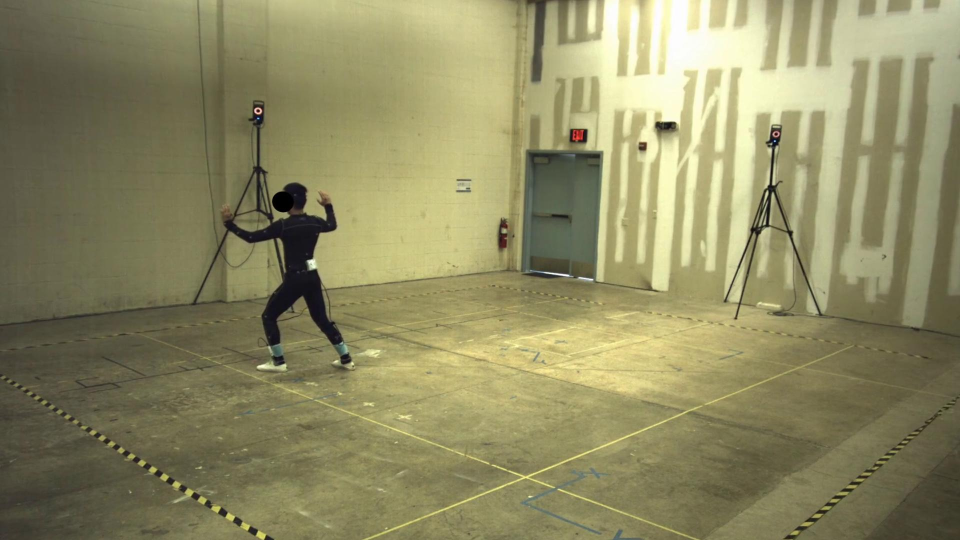
%> input picture im1corrected.jpg, 1920 x 1080 px (shown at 1/2 size)
$ octave task3_6.m   (GNU Octave 9; MATLAB toolbox functions it lacks are replaced by stand-ins)
%> lines starting %> are read from the running program, lines starting %| are printed output that depends on the picture
### get_F_by_eight_point_algo_with_Hartley_preconditioning.m
function F = get_F_by_eight_point_algo_with_Hartley_preconditioning(v1_points_2d, v2_points_2d)

    x1 = v1_points_2d(1,:)';
    y1 = v1_points_2d(2,:)';
    x2 = v2_points_2d(1,:)';
    y2 = v2_points_2d(2,:)';

    %do Hartley preconditioning
    mux = mean(x1);
    muy = mean(y1);
    stdxy = (std(x1)+std(y1))/2;
    T1 = [1 0 -mux; 0 1 -muy; 0 0 stdxy]/stdxy;
    nx1 = (x1-mux)/stdxy;
    ny1 = (y1-muy)/stdxy;
    mux = mean(x2);
    muy = mean(y2);
    stdxy = (std(x2)+std(y2))/2;
    T2 = [1 0 -mux; 0 1 -muy; 0 0 stdxy]/stdxy;
    nx2 = (x2-mux)/stdxy;
    ny2 = (y2-muy)/stdxy;

    A = [];
    for i=1:length(nx1);
        A(i,:) = [nx1(i)*nx2(i) nx1(i)*ny2(i) nx1(i) ny1(i)*nx2(i) ny1(i)*ny2(i) ny1(i) nx2(i) ny2(i) 1];
    end
    %get eigenvector associated with smallest eigenvalue of A' * A
    [u,d] = eigs(A' * A,1,'SM');
    F_normalized = reshape(u,3,3);

    %make F rank 2
    oldF = F_normalized;
    [U,D,V] = svd(F_normalized);
    D(3,3) = 0;
    F_unnormalized = U * D * V';

    %unnormalize F to undo the effects of Hartley preconditioning
    F = T2' * F_unnormalized * T1;

end

### display_epipolar_lines.m
function display_epipolar_lines(F, v1_points_2d, v2_points_2d, v1_image, v2_image, part_title_text)

    colors =  'bgrcmykbgrcmykbgrcmykbgrcmykbgrcmykbgrcmykbgrcmyk';

    im1 = v1_image;
    im2 = v2_image;
    x1 = v1_points_2d(1, :)';
    y1 = v1_points_2d(2, :)';
    x2 = v2_points_2d(1, :)';
    y2 = v2_points_2d(2, :)';
    v1_points = [x1, y1, ones(length(x1), 1)]';
    v2_points = [x2, y2, ones(length(x2), 1)]';

    %overlay epipolar lines on im2
    L = F * v1_points;
    [nr,nc,~] = size(im2);
    figure; clf; imagesc(im2); axis image;
    hold on; plot(x2,y2,'*'); hold off;
    hold on; title(part_title_text+" on camera v2"); hold off;
    for i=1:size(L,2)
        a = L(1,i); b = L(2,i); c=L(3,i);
        if (abs(a) > (abs(b)))
           ylo = 1; yhi = nr;
           xlo = (-b * ylo - c) / a;
           xhi = (-b * yhi - c) / a;
           hold on
           h=plot([xlo; xhi],[ylo; yhi], 'Color', colors(i), 'LineWidth', 2);
           hold off
        else
           xlo = 1; xhi = nc;
           ylo = (-a * xlo - c) / b;
           yhi = (-a * xhi - c) / b;
           hold on
           h=plot([xlo; xhi],[ylo; yhi], 'Color', colors(i), 'LineWidth', 2);
           hold off
        end
       drawnow;
    end
    pause(1);


    %overlay epipolar lines on im1
    L = (v2_points' * F)' ;
    [nr,nc,~] = size(im1);
    figure; clf; imagesc(im1); axis image;
    hold on; plot(x1,y1,'*'); hold off;
    hold on; title(part_title_text+" on camera v1"); hold off;
    for i=1:size(L,2)
        a = L(1,i); b = L(2,i); c=L(3,i);
        if (abs(a) > (abs(b)))
           ylo=0; yhi=nr;
           xlo = (-b * ylo - c) / a;
           xhi = (-b * yhi - c) / a;
           hold on
           h=plot([xlo; xhi],[ylo; yhi], 'Color',colors(i),'LineWidth',2);
           hold off
        else
           xlo=0; xhi=nc;
           ylo = (-a * xlo - c) / b;
           yhi = (-a * xhi - c) / b;
           hold on
           h=plot([xlo; xhi],[ylo; yhi], 'Color',colors(i),'LineWidth',2);
           hold off
        end
       drawnow;
    end
    pause(1);

end

### get_F_by_eight_point_algo_without_Hartley_preconditioning.m
function F = get_F_by_eight_point_algo_without_Hartley_preconditioning(v1_points_2d, v2_points_2d)
    x1 = v1_points_2d(1,:)';
    y1 = v1_points_2d(2,:)';
    x2 = v2_points_2d(1,:)';
    y2 = v2_points_2d(2,:)';

    nx1 = x1;
    ny1 = y1;
    nx2 = x2;
    ny2 = y2;

    A = [];
    for i=1:length(nx1);
        A(i,:) = [nx1(i)*nx2(i) nx1(i)*ny2(i) nx1(i) ny1(i)*nx2(i) ny1(i)*ny2(i) ny1(i) nx2(i) ny2(i) 1];
    end
    %get eigenvector associated with smallest eigenvalue of A' * A
    [u,d] = eigs(A' * A,1,'SM');
    F = reshape(u,3,3);

    %make F rank 2
    oldF = F;
    [U,D,V] = svd(F);
    D(3,3) = 0;
    F = U * D * V';

end

### task3_2.m
function points2d = task3_2(camera_file, mocap_points_3d_file, image_file, display)
    % part 2: Projecting 3D mocap points into 2D pixel locations

    camera = load(camera_file).Parameters;
    points3d = load(mocap_points_3d_file).pts3D;

    P = camera.Pmat;
    K = camera.Kmat;

    % Add a row of ones at the bottom (4-th row) of points,
    % for satisfying the later calculation.
    points3d(4,:)= 1;


    % project the 3d points to 2d
    tmp = K * (P * points3d);

    tmp(1,:) = tmp(1,:) ./ tmp(3, :);
    tmp(2,:) = tmp(2,:) ./ tmp(3, :);
    tmp(3,:) = 1;

    points2d = tmp(1:2,:);

    if (display)
        im1 = imread(image_file);
        figure;
        clf;
        imshow(im1);
        hold on;
        plot(points2d(1,:), points2d(2,:), 'r*', 'Linewidth', 1);
        hold off;
        pause(1);
    end;

end

### task3_6.m
% part 6: Compute the Fundamental matrix using the eight-point algorithm
% Needs an individual repeat about a version that don't use Hartley preconditioning

image1 = imread('im1corrected.jpg');
%> image1 is the input picture: size 1080x1920x3 uint8; mean R, G, B 142.4, 138.7, 99.3
image2 = imread('im2corrected.jpg');
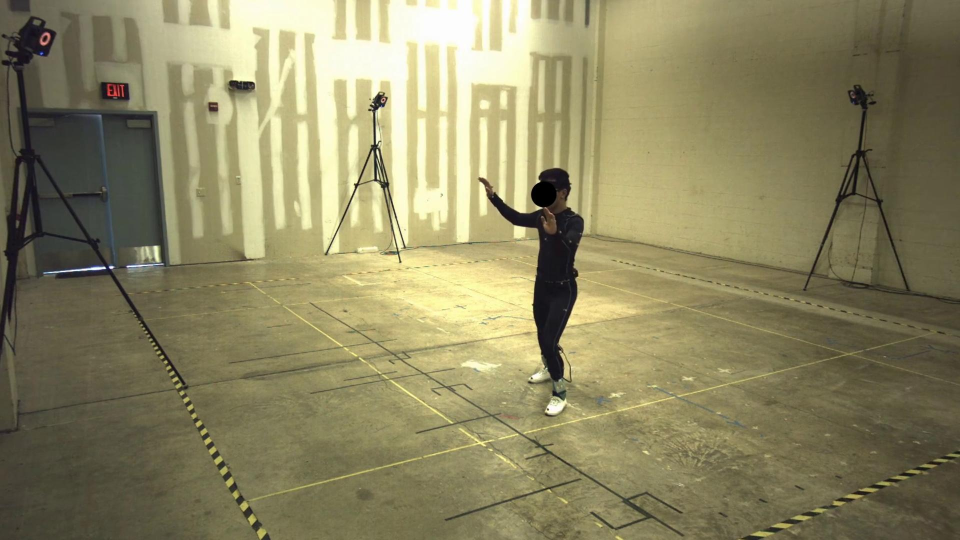
%> input picture im2corrected.jpg, 1920 x 1080 px (shown at 1/2 size)
%> image2 is the input picture: size 1080x1920x3 uint8; mean R, G, B 139.9, 134, 98
mocap_3d = load('mocapPoints3D.mat').pts3D';
addpath("./");

v1_points2d = task3_2('Parameters_V1_1.mat', 'mocapPoints3D.mat', 'im1corrected.jpg', 0);
v2_points2d = task3_2('Parameters_V2_1.mat', 'mocapPoints3D.mat', 'im2corrected.jpg', 0);

selected_indices = [1, 3, 5, 7, 10, 15, 20, 25, 30, 35, 39];
v1_points2d = v1_points2d(:, selected_indices);
v2_points2d = v2_points2d(:, selected_indices);

im = image1;
im2 = image2;

fprintf('Please select ten corresponding points on different planes in both images.\n');
fprintf('These points should represent the same physical locations in both views.\n');

% [8 lines of commented-out code are left out]

v1_points2d = [406, 1050, 1004, 1204, 1192, 1138, 1230, 1514, 1008, 704;
               718, 952,  622,  308,  562,  262,  222,  226,  446,  738];

figure;
imshow(image1);
hold on;
plot(v1_points2d(1,:), v1_points2d(2,:), 'co');
title('Ten points on multiple planes in camera v1.')
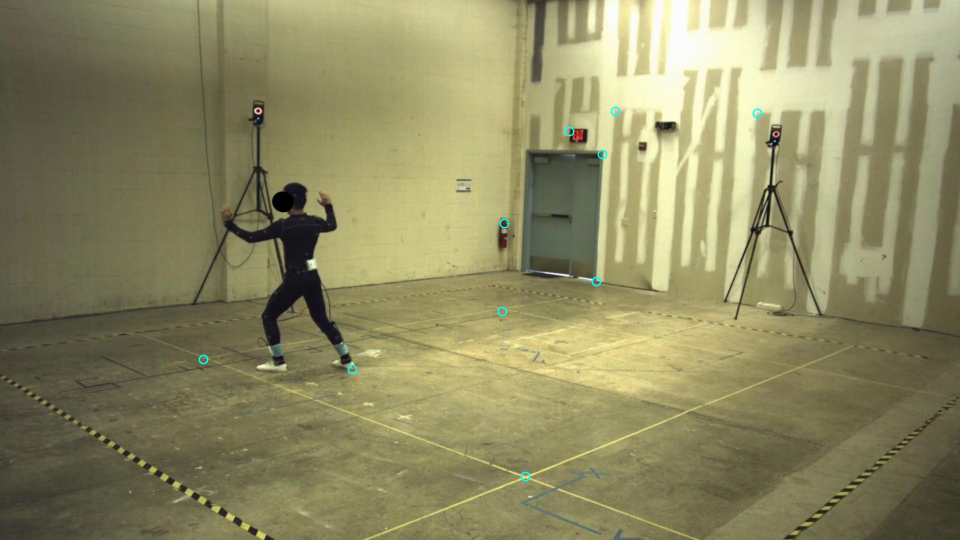
%> figure redrawn from the program's plot data; shown at 1/2 size; its title reads 'Ten points on multiple planes in camera v1.'
hold off;


% [8 lines of commented-out code are left out]

v2_points2d = [960, 1696, 566, 306, 328, 204, 334, 666, 26,  1092;
               884, 706,  608, 228, 526, 164, 126, 156, 424, 748];

figure;
imshow(image2);
hold on;
plot(v2_points2d(1,:), v2_points2d(2,:), 'co');
title('Ten points on multiple planes in camera v2.')
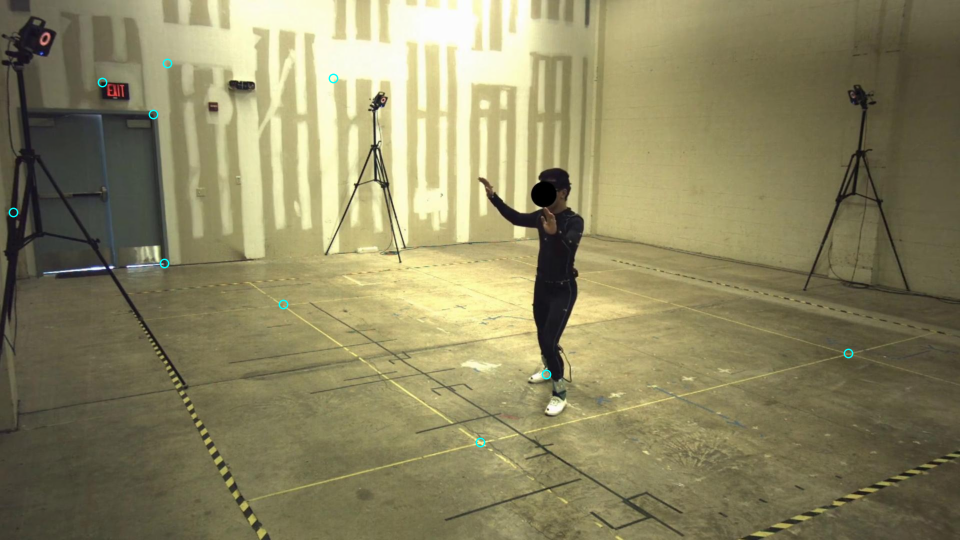
%> figure redrawn from the program's plot data; shown at 1/2 size; its title reads 'Ten points on multiple planes in camera v2.'
hold off;

% subpart 1: eight-point algo with Hartley preconditioning
F = get_F_by_eight_point_algo_with_Hartley_preconditioning(v1_points2d, v2_points2d);
fprintf("F from part 1:\n")
disp(F);
fprintf("\n")

display_epipolar_lines(F, v1_points2d, v2_points2d, image1, image2, "Graph about epipolar lines generated by F matrix, which generated by " + newline +"eight-point algorithm with Hartley preconditioning, ");
%> after the loop in display_epipolar_lines, `for i=1:size(L,2)`:
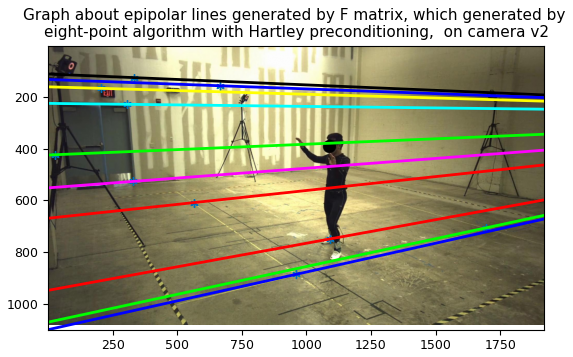
%> figure redrawn from the program's plot data
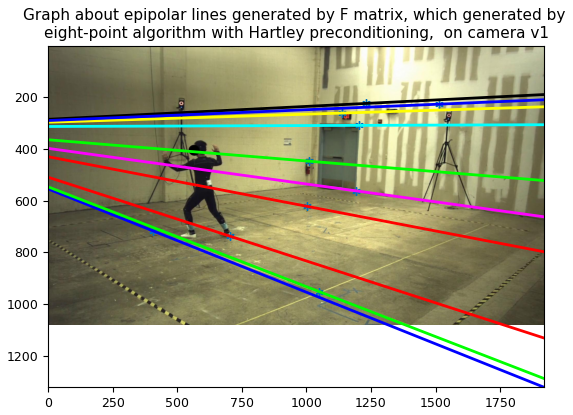
%> figure redrawn from the program's plot data


% subpart 2: eight-point algo without Hartley preconditioning
F = get_F_by_eight_point_algo_without_Hartley_preconditioning(v1_points2d, v2_points2d);

fprintf("F from part 2:\n")
disp(F);
fprintf("\n")


display_epipolar_lines(F, v1_points2d, v2_points2d, image1, image2, "Graph about epipolar lines generated by F matrix, which generated by " + newline +"eight-point algorithm without Hartley preconditioning, ");
%> after the loop in display_epipolar_lines (call 2), `for i=1:size(L,2)`:
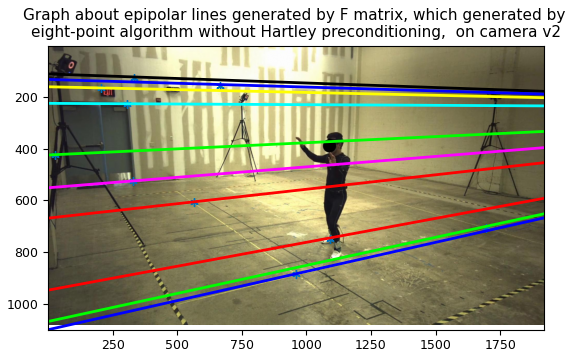
%> figure redrawn from the program's plot data
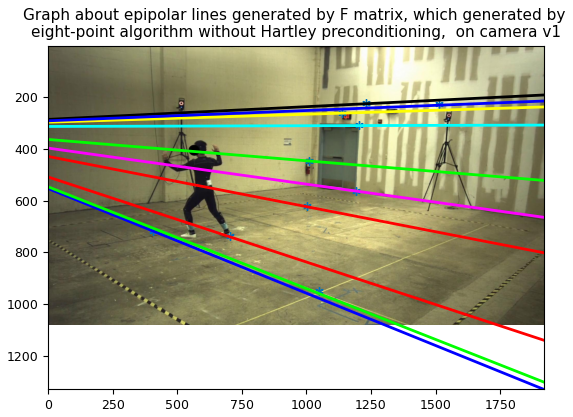
%> figure redrawn from the program's plot data
